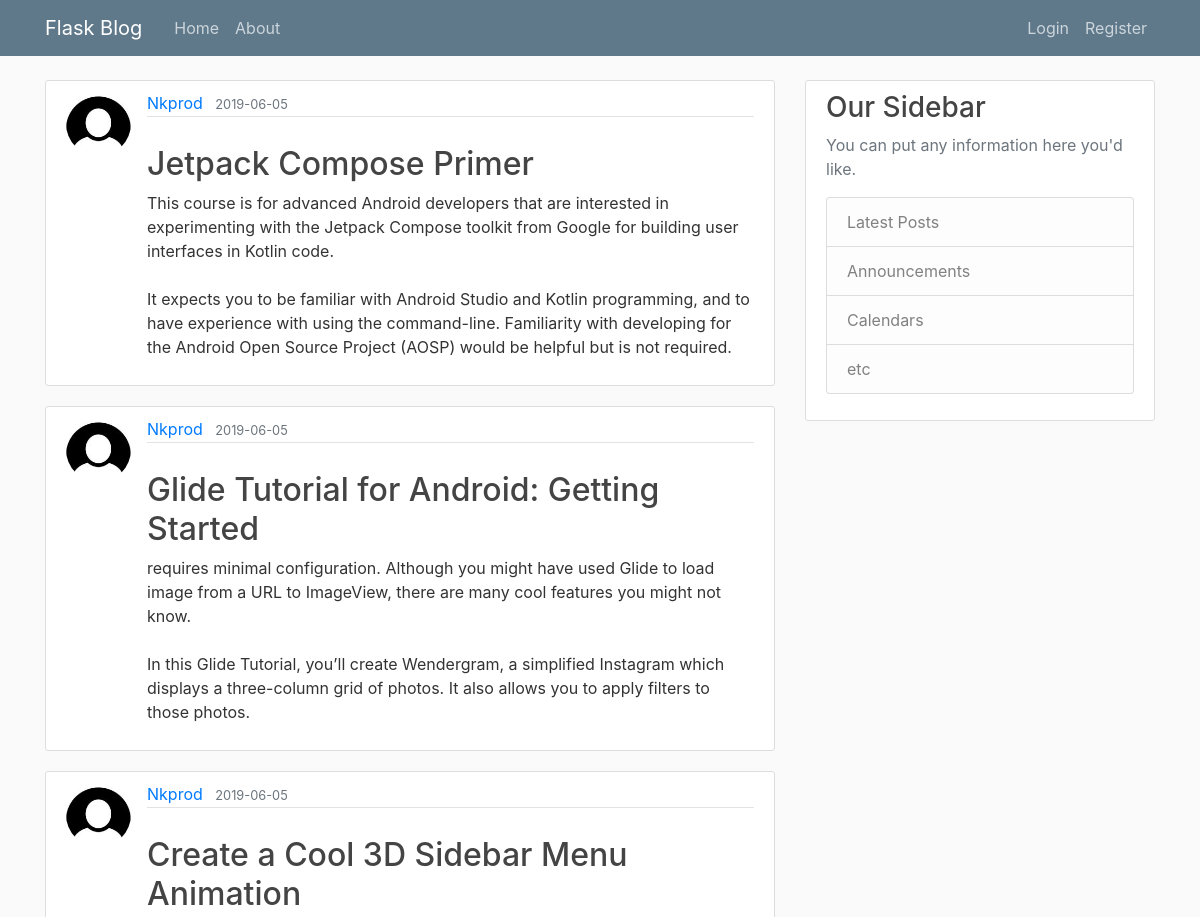
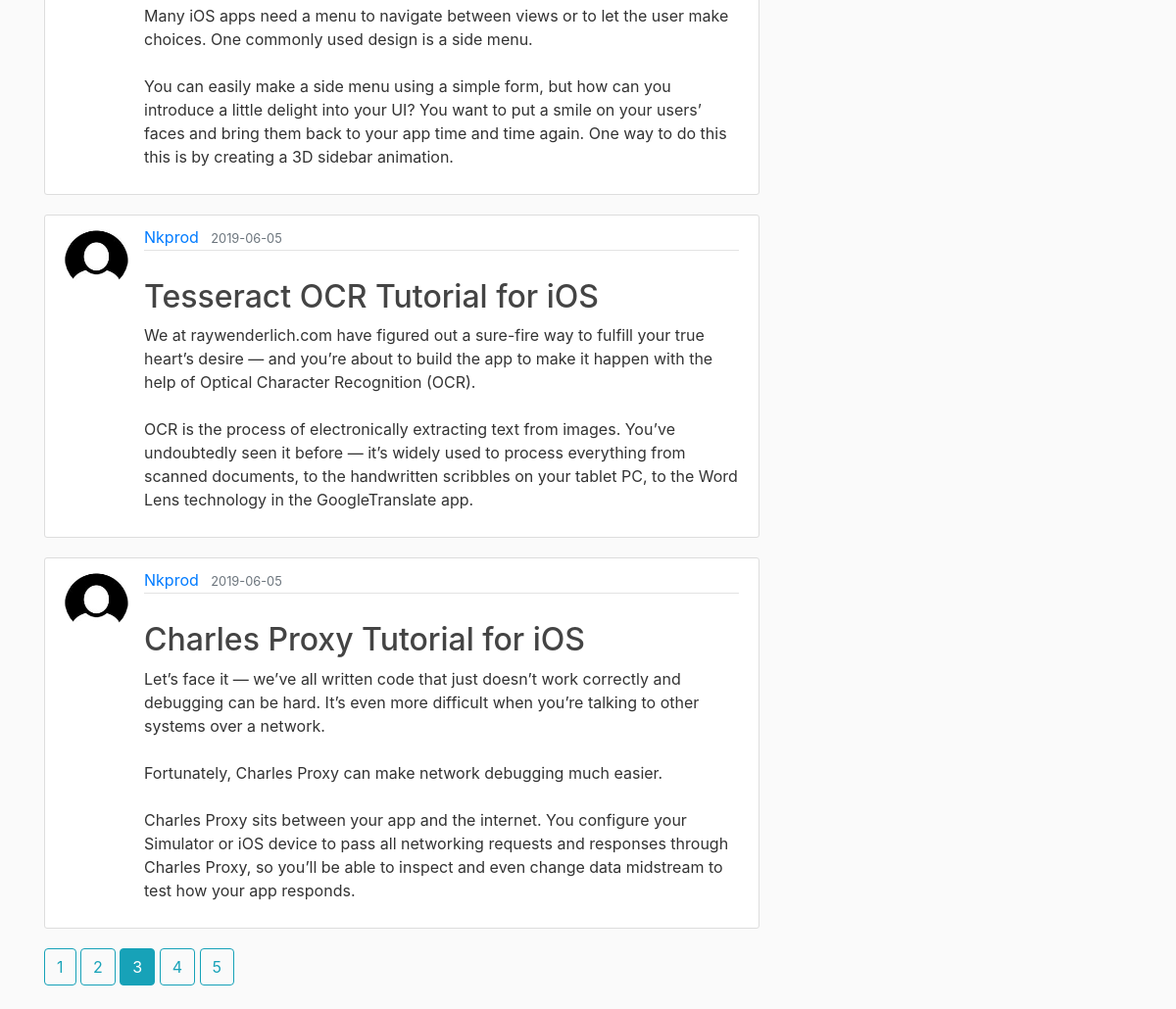
Screenshot of /home?page=3 with the database file from the repository (2 pictures, top to bottom).
### application/models.py (models this page shows, shortened)
class Post(db.Model):
    id = db.Column(db.Integer, primary_key=True)
    title = db.Column(db.String(100), nullable=False)
    date_posted = db.Column(db.DateTime, default=datetime.utcnow)
    content = db.Column(db.Text, nullable=False)
    user_id = db.Column(db.Integer, db.ForeignKey('user.id'), nullable=False)

class User(db.Model, UserMixin):
    id = db.Column(db.Integer, primary_key=True)
    username = db.Column(db.String(20), unique=True, nullable=False)
    email = db.Column(db.String(120), unique=True, nullable=False)
    image_file = db.Column(db.String(20), nullable=False, default='default.jpg')
    password = db.Column(db.String(60), nullable=False)
    posts = db.relationship('Post', backref='author', lazy=True)

### application/routes.py (the view)
@app.route("/")
@app.route("/home")
def home():
    page = request.args.get('page', 1, type=int)
    posts = Post.query.order_by(Post.date_posted.desc()).paginate(page=page, per_page=5)
    return render_template("home.html", posts=posts)

### application/templates/home.html
{% extends "layout.html" %}
{% block body %}
	{% for post in posts.items %}
		<article class="media content-section">
				<img class="rounded-circle article-img" src="{{ url_for('static', filename='pictures/' + post.author.image_file) }}">
			<div class="media-body">
				<div class="article-metadata">
					<a class="mr-2" href="{{ url_for('user_posts', username=post.author.username) }}">{{ post.author.username }}</a>
					<small class="text-muted">{{ post.date_posted.strftime('%Y-%m-%d') }}</small>
					</div>
					<br />
					<h2><a class="article-title" href="{{ url_for('post', post_id=post.id) }}">{{ post.title }}</a></h2>
					<p class="article-content">{{ post.content }}</p>
			</div>
		</article>
	{% endfor %}
	{% for page_num in posts.iter_pages(left_edge=1, right_edge=1, left_current=1, right_current=2) %}
		{% if page_num %}
			{% if posts.page == page_num %}
				<a class="btn btn-info mb-4" href="{{ url_for('home', page=page_num) }}">{{ page_num }}</a>
			{% else %}
				<a class="btn btn-outline-info mb-4" href="{{ url_for('home', page=page_num) }}">{{ page_num }}</a>
			{% endif %}
		{% else %}
			...
		{% endif %}
	{% endfor %}
{% endblock %}

### application/static/main.css (style rules this page uses)
body { background: #fafafa; color: #333333; margin-top: 5rem; }
h1, h2, h3, h4, h5, h6 { color: #444444; }
.content-section { background: #ffffff; padding: 10px 20px; border: 1px solid #dddddd; border-radius: 3px; margin-bottom: 20px; }
.article-title { color: #444444; }
.article-content { white-space: pre-line; }
.article-img { height: 65px; width: 65px; margin-right: 16px; }
.article-metadata { padding-bottom: 1px; margin-bottom: 4px; border-bottom: 1px solid #e3e3e3 }

### rows the page displays
Post: image_file (picture), author.username "Nkprod", date_posted "2019-06-05", title "Jetpack Compose Primer", content "This course is for advanced Android developers that are interested in experimenting with the Jetpack Compose toolkit from Google for building user interfaces in Kotlin code. It expects you to be familiar with Android Studio and Kotlin programming, and to have experience with using the command-line. Familiarity with developing for the Android Open Source Project (AOSP) would be helpful but is not required."
Post: image_file (picture), author.username "Nkprod", date_posted "2019-06-05", title "Glide Tutorial for Android: Getting Started", content "requires minimal configuration. Although you might have used Glide to load image from a URL to ImageView, there are many cool features you might not know. In this Glide Tutorial, you’ll create Wendergram, a simplified Instagram which displays a three-column grid of photos. It also allows you to apply filters to those photos."
Post: image_file (picture), author.username "Nkprod", date_posted "2019-06-05", title "Create a Cool 3D Sidebar Menu Animation", content "Many iOS apps need a menu to navigate between views or to let the user make choices. One commonly used design is a side menu. You can easily make a side menu using a simple form, but how can you introduce a little delight into your UI? You want to put a smile on your users’ faces and bring them back to your app time and time again. One way to do this this is by creating a 3D sidebar animation."
Post: image_file (picture), author.username "Nkprod", date_posted "2019-06-05", title "Tesseract OCR Tutorial for iOS", content "We at raywenderlich.com have figured out a sure-fire way to fulfill your true heart’s desire — and you’re about to build the app to make it happen with the help of Optical Character Recognition (OCR). OCR is the process of electronically extracting text from images. You’ve undoubtedly seen it before — it’s widely used to process everything from scanned documents, to the handwritten scribbles on your tablet PC, to the Word Lens technology in the GoogleTranslate app."
Post: image_file (picture), author.username "Nkprod", date_posted "2019-06-05", title "Charles Proxy Tutorial for iOS", content "Let’s face it — we’ve all written code that just doesn’t work correctly and debugging can be hard. It’s even more difficult when you’re talking to other systems over a network. Fortunately, Charles Proxy can make network debugging much easier. Charles Proxy sits between your app and the internet. You configure your Simulator or iOS device to pass all networking requests and responses through Charles Proxy, so you’ll be able to inspect and even change data midstream to test how your app responds."

### other values shown
{{ page_num }} "1" "2" "4" "5"
{{ page_num }} "3"
